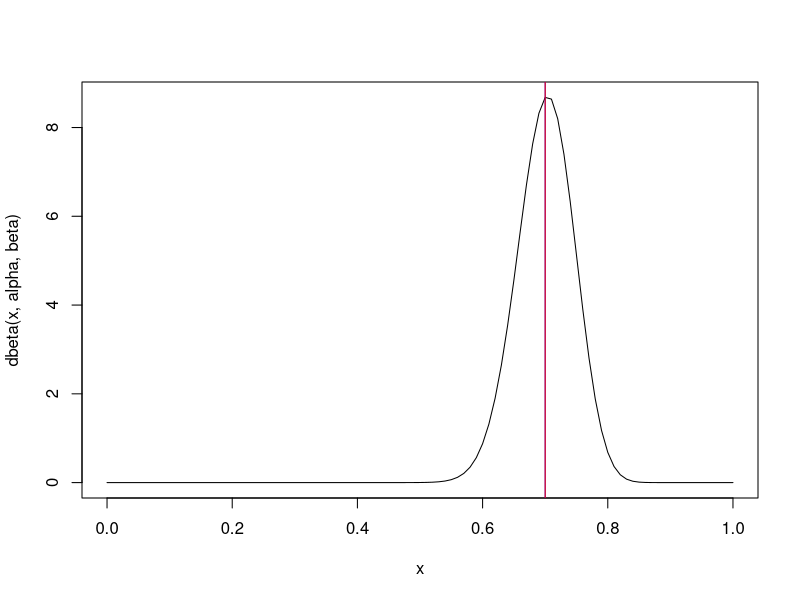

Here is the R script that generated this plot:
## ---- chunk 1
n <- 1e5
r <- 0.7
pop <- data.frame(c(1:n), 0)
colnames(pop) <- c("id", "belief")
pop[,'belief'][sample(c(1:n), r*n)] <- 1
head(pop)
## ---- chunk 2
samp <- sample(pop[,"belief"], 100)
sampParams <- list(
  alpha = sum(samp),
  beta = length(samp) - sum(samp)
)

sampParams["est"] <- sampParams$alpha / (sampParams$alpha + sampParams$beta)
sampParams["interval"] <- qbeta(c(0.025, 0.975), sampParams$alpha, sampParams$beta)

with(sampParams, {
  curve(dbeta(x, alpha, beta), 0, 1)
  abline(v=est, col='blue')
  abline(v=r, col='red')
})
